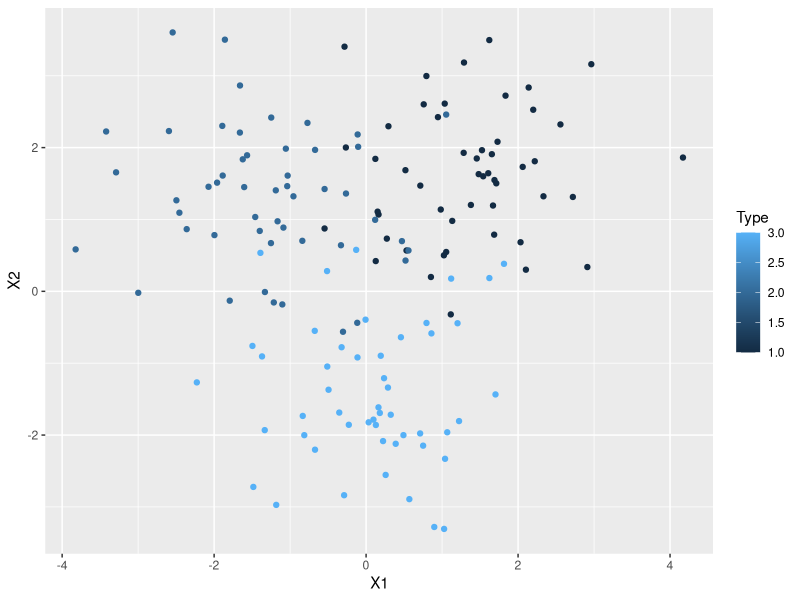

Write R code to recreate this figure.
## ---- chunk 1
set.seed(1000)
DF <- data.frame(X1 = c(rnorm(50,1.5,1),rnorm(50,-1.5,1),rnorm(50,0,1)) ,X2=  c(rnorm(50,1.5,1),rnorm(50,1.5,1),rnorm(50,-1.5,1)) , Type = (c(rep(1,50),rep(2,50),rep(3,50) )))




## ---- chunk 2
library(ggplot2)

ggplot(DF, aes(x = X1,y=X2, color=Type)) +
  geom_point()

